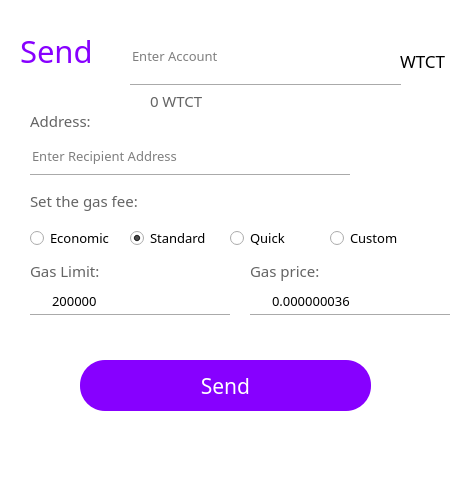
<?xml version="1.0" encoding="UTF-8"?>
<ui version="4.0">
 <class>SendForm</class>
 <widget class="QWidget" name="SendForm">
  <property name="geometry">
   <rect>
    <x>0</x>
    <y>0</y>
    <width>467</width>
    <height>489</height>
   </rect>
  </property>
  <property name="windowTitle">
   <string>Form</string>
  </property>
  <property name="styleSheet">
   <string notr="true">background-color: rgb(255, 255, 255);</string>
  </property>
  <widget class="QLineEdit" name="lineEdit_6">
   <property name="geometry">
    <rect>
     <x>130</x>
     <y>40</y>
     <width>261</width>
     <height>31</height>
    </rect>
   </property>
   <property name="font">
    <font>
     <family>微软雅黑</family>
     <pointsize>10</pointsize>
    </font>
   </property>
   <property name="toolTip">
    <string/>
   </property>
   <property name="statusTip">
    <string/>
   </property>
   <property name="whatsThis">
    <string/>
   </property>
   <property name="accessibleName">
    <string/>
   </property>
   <property name="accessibleDescription">
    <string/>
   </property>
   <property name="styleSheet">
    <string notr="true">
QLineEdit[echoMode=&quot;2&quot;] {
    lineedit-password-character:42;
}
</string>
   </property>
   <property name="frame">
    <bool>false</bool>
   </property>
   <property name="echoMode">
    <enum>QLineEdit::Normal</enum>
   </property>
   <property name="placeholderText">
    <string>Enter Account</string>
   </property>
  </widget>
  <widget class="QPushButton" name="closeenterpsw">
   <property name="geometry">
    <rect>
     <x>430</x>
     <y>0</y>
     <width>41</width>
     <height>31</height>
    </rect>
   </property>
   <property name="focusPolicy">
    <enum>Qt::NoFocus</enum>
   </property>
   <property name="styleSheet">
    <string notr="true">border:0px;</string>
   </property>
   <property name="text">
    <string/>
   </property>
   <property name="icon">
    <iconset resource="pic.qrc">
     <normaloff>:/pic/close.png</normaloff>:/pic/close.png</iconset>
   </property>
   <property name="flat">
    <bool>true</bool>
   </property>
  </widget>
  <widget class="QLabel" name="label_15">
   <property name="geometry">
    <rect>
     <x>20</x>
     <y>30</y>
     <width>81</width>
     <height>41</height>
    </rect>
   </property>
   <property name="font">
    <font>
     <family>微软雅黑</family>
     <pointsize>23</pointsize>
     <weight>50</weight>
     <bold>false</bold>
    </font>
   </property>
   <property name="styleSheet">
    <string notr="true">color: rgb(135, 0, 255);</string>
   </property>
   <property name="text">
    <string>Send</string>
   </property>
  </widget>
  <widget class="Line" name="line_38">
   <property name="geometry">
    <rect>
     <x>130</x>
     <y>80</y>
     <width>271</width>
     <height>10</height>
    </rect>
   </property>
   <property name="orientation">
    <enum>Qt::Horizontal</enum>
   </property>
  </widget>
  <widget class="QLabel" name="label_7">
   <property name="geometry">
    <rect>
     <x>400</x>
     <y>50</y>
     <width>51</width>
     <height>21</height>
    </rect>
   </property>
   <property name="font">
    <font>
     <family>微软雅黑</family>
     <pointsize>13</pointsize>
    </font>
   </property>
   <property name="text">
    <string>WTCT</string>
   </property>
  </widget>
  <widget class="QPushButton" name="pushButton_9">
   <property name="geometry">
    <rect>
     <x>80</x>
     <y>360</y>
     <width>291</width>
     <height>51</height>
    </rect>
   </property>
   <property name="font">
    <font>
     <family>微软雅黑</family>
     <pointsize>16</pointsize>
    </font>
   </property>
   <property name="cursor">
    <cursorShape>PointingHandCursor</cursorShape>
   </property>
   <property name="focusPolicy">
    <enum>Qt::NoFocus</enum>
   </property>
   <property name="styleSheet">
    <string notr="true">background-color: rgb(135, 0, 255);
color: rgb(255, 255, 255);
border-radius:25px;</string>
   </property>
   <property name="text">
    <string>Send</string>
   </property>
   <property name="flat">
    <bool>true</bool>
   </property>
  </widget>
  <widget class="Line" name="line_39">
   <property name="geometry">
    <rect>
     <x>30</x>
     <y>310</y>
     <width>200</width>
     <height>10</height>
    </rect>
   </property>
   <property name="orientation">
    <enum>Qt::Horizontal</enum>
   </property>
  </widget>
  <widget class="Line" name="line_40">
   <property name="geometry">
    <rect>
     <x>250</x>
     <y>310</y>
     <width>200</width>
     <height>10</height>
    </rect>
   </property>
   <property name="orientation">
    <enum>Qt::Horizontal</enum>
   </property>
  </widget>
  <widget class="Line" name="line_41">
   <property name="geometry">
    <rect>
     <x>30</x>
     <y>170</y>
     <width>320</width>
     <height>10</height>
    </rect>
   </property>
   <property name="orientation">
    <enum>Qt::Horizontal</enum>
   </property>
  </widget>
  <widget class="QPushButton" name="pushButton_34">
   <property name="geometry">
    <rect>
     <x>360</x>
     <y>130</y>
     <width>41</width>
     <height>41</height>
    </rect>
   </property>
   <property name="cursor">
    <cursorShape>PointingHandCursor</cursorShape>
   </property>
   <property name="focusPolicy">
    <enum>Qt::NoFocus</enum>
   </property>
   <property name="autoFillBackground">
    <bool>false</bool>
   </property>
   <property name="styleSheet">
    <string notr="true">border:0px;</string>
   </property>
   <property name="text">
    <string/>
   </property>
   <property name="icon">
    <iconset resource="pic.qrc">
     <normaloff>:/pic/7.png</normaloff>:/pic/7.png</iconset>
   </property>
   <property name="iconSize">
    <size>
     <width>77</width>
     <height>77</height>
    </size>
   </property>
   <property name="autoDefault">
    <bool>false</bool>
   </property>
   <property name="flat">
    <bool>true</bool>
   </property>
  </widget>
  <widget class="QPushButton" name="pushButton_36">
   <property name="geometry">
    <rect>
     <x>400</x>
     <y>130</y>
     <width>41</width>
     <height>41</height>
    </rect>
   </property>
   <property name="cursor">
    <cursorShape>PointingHandCursor</cursorShape>
   </property>
   <property name="focusPolicy">
    <enum>Qt::NoFocus</enum>
   </property>
   <property name="autoFillBackground">
    <bool>false</bool>
   </property>
   <property name="text">
    <string/>
   </property>
   <property name="icon">
    <iconset resource="pic.qrc">
     <normaloff>:/pic/06.png</normaloff>:/pic/06.png</iconset>
   </property>
   <property name="iconSize">
    <size>
     <width>77</width>
     <height>77</height>
    </size>
   </property>
   <property name="autoDefault">
    <bool>false</bool>
   </property>
   <property name="flat">
    <bool>true</bool>
   </property>
  </widget>
  <widget class="QLabel" name="label_51">
   <property name="geometry">
    <rect>
     <x>30</x>
     <y>110</y>
     <width>71</width>
     <height>21</height>
    </rect>
   </property>
   <property name="font">
    <font>
     <family>微软雅黑</family>
     <pointsize>11</pointsize>
    </font>
   </property>
   <property name="styleSheet">
    <string notr="true">color: rgb(100, 100, 100);</string>
   </property>
   <property name="text">
    <string>Address:</string>
   </property>
  </widget>
  <widget class="QLabel" name="label_52">
   <property name="geometry">
    <rect>
     <x>150</x>
     <y>90</y>
     <width>161</width>
     <height>21</height>
    </rect>
   </property>
   <property name="font">
    <font>
     <family>微软雅黑</family>
     <pointsize>11</pointsize>
    </font>
   </property>
   <property name="styleSheet">
    <string notr="true">color: rgb(100, 100, 100);</string>
   </property>
   <property name="text">
    <string>0 WTCT</string>
   </property>
  </widget>
  <widget class="QLineEdit" name="lineEdit_7">
   <property name="geometry">
    <rect>
     <x>30</x>
     <y>140</y>
     <width>321</width>
     <height>31</height>
    </rect>
   </property>
   <property name="font">
    <font>
     <family>微软雅黑</family>
     <pointsize>10</pointsize>
    </font>
   </property>
   <property name="toolTip">
    <string/>
   </property>
   <property name="statusTip">
    <string/>
   </property>
   <property name="whatsThis">
    <string/>
   </property>
   <property name="accessibleName">
    <string/>
   </property>
   <property name="accessibleDescription">
    <string/>
   </property>
   <property name="styleSheet">
    <string notr="true">
QLineEdit[echoMode=&quot;2&quot;] {
    lineedit-password-character:42;
}
</string>
   </property>
   <property name="frame">
    <bool>false</bool>
   </property>
   <property name="echoMode">
    <enum>QLineEdit::Normal</enum>
   </property>
   <property name="placeholderText">
    <string>Enter Recipient Address</string>
   </property>
  </widget>
  <widget class="QLabel" name="label_53">
   <property name="geometry">
    <rect>
     <x>30</x>
     <y>190</y>
     <width>141</width>
     <height>21</height>
    </rect>
   </property>
   <property name="font">
    <font>
     <family>微软雅黑</family>
     <pointsize>11</pointsize>
    </font>
   </property>
   <property name="styleSheet">
    <string notr="true">color: rgb(100, 100, 100);</string>
   </property>
   <property name="text">
    <string>Set the gas fee:</string>
   </property>
  </widget>
  <widget class="QRadioButton" name="radioButton">
   <property name="geometry">
    <rect>
     <x>30</x>
     <y>230</y>
     <width>89</width>
     <height>16</height>
    </rect>
   </property>
   <property name="font">
    <font>
     <family>微软雅黑</family>
     <pointsize>10</pointsize>
    </font>
   </property>
   <property name="focusPolicy">
    <enum>Qt::NoFocus</enum>
   </property>
   <property name="styleSheet">
    <string notr="true">border:0px;</string>
   </property>
   <property name="text">
    <string>Economic</string>
   </property>
  </widget>
  <widget class="QRadioButton" name="radioButton_2">
   <property name="geometry">
    <rect>
     <x>130</x>
     <y>230</y>
     <width>89</width>
     <height>16</height>
    </rect>
   </property>
   <property name="font">
    <font>
     <family>微软雅黑</family>
     <pointsize>10</pointsize>
    </font>
   </property>
   <property name="focusPolicy">
    <enum>Qt::NoFocus</enum>
   </property>
   <property name="styleSheet">
    <string notr="true">border:0px;</string>
   </property>
   <property name="text">
    <string>Standard</string>
   </property>
   <property name="checked">
    <bool>true</bool>
   </property>
  </widget>
  <widget class="QRadioButton" name="radioButton_3">
   <property name="geometry">
    <rect>
     <x>230</x>
     <y>230</y>
     <width>89</width>
     <height>16</height>
    </rect>
   </property>
   <property name="font">
    <font>
     <family>微软雅黑</family>
     <pointsize>10</pointsize>
    </font>
   </property>
   <property name="focusPolicy">
    <enum>Qt::NoFocus</enum>
   </property>
   <property name="styleSheet">
    <string notr="true">border:0px;</string>
   </property>
   <property name="text">
    <string>Quick</string>
   </property>
  </widget>
  <widget class="QRadioButton" name="radioButton_4">
   <property name="geometry">
    <rect>
     <x>330</x>
     <y>230</y>
     <width>89</width>
     <height>16</height>
    </rect>
   </property>
   <property name="font">
    <font>
     <family>微软雅黑</family>
     <pointsize>10</pointsize>
    </font>
   </property>
   <property name="focusPolicy">
    <enum>Qt::NoFocus</enum>
   </property>
   <property name="styleSheet">
    <string notr="true">border:0px;</string>
   </property>
   <property name="text">
    <string>Custom</string>
   </property>
  </widget>
  <widget class="QLabel" name="label_54">
   <property name="geometry">
    <rect>
     <x>30</x>
     <y>260</y>
     <width>81</width>
     <height>21</height>
    </rect>
   </property>
   <property name="font">
    <font>
     <family>微软雅黑</family>
     <pointsize>11</pointsize>
    </font>
   </property>
   <property name="styleSheet">
    <string notr="true">color: rgb(100, 100, 100);</string>
   </property>
   <property name="text">
    <string>Gas Limit:</string>
   </property>
  </widget>
  <widget class="QLabel" name="label_55">
   <property name="geometry">
    <rect>
     <x>250</x>
     <y>260</y>
     <width>81</width>
     <height>21</height>
    </rect>
   </property>
   <property name="font">
    <font>
     <family>微软雅黑</family>
     <pointsize>11</pointsize>
    </font>
   </property>
   <property name="styleSheet">
    <string notr="true">color: rgb(100, 100, 100);</string>
   </property>
   <property name="text">
    <string>Gas price:</string>
   </property>
  </widget>
  <widget class="QLineEdit" name="lineEdit_8">
   <property name="geometry">
    <rect>
     <x>50</x>
     <y>290</y>
     <width>161</width>
     <height>21</height>
    </rect>
   </property>
   <property name="font">
    <font>
     <family>微软雅黑</family>
     <pointsize>10</pointsize>
    </font>
   </property>
   <property name="toolTip">
    <string/>
   </property>
   <property name="statusTip">
    <string/>
   </property>
   <property name="whatsThis">
    <string/>
   </property>
   <property name="accessibleName">
    <string/>
   </property>
   <property name="accessibleDescription">
    <string/>
   </property>
   <property name="styleSheet">
    <string notr="true">
QLineEdit[echoMode=&quot;2&quot;] {
    lineedit-password-character:42;
}
</string>
   </property>
   <property name="text">
    <string>200000</string>
   </property>
   <property name="frame">
    <bool>false</bool>
   </property>
   <property name="echoMode">
    <enum>QLineEdit::Normal</enum>
   </property>
  </widget>
  <widget class="QLineEdit" name="lineEdit_9">
   <property name="geometry">
    <rect>
     <x>270</x>
     <y>290</y>
     <width>161</width>
     <height>21</height>
    </rect>
   </property>
   <property name="font">
    <font>
     <family>微软雅黑</family>
     <pointsize>10</pointsize>
    </font>
   </property>
   <property name="toolTip">
    <string/>
   </property>
   <property name="statusTip">
    <string/>
   </property>
   <property name="whatsThis">
    <string/>
   </property>
   <property name="accessibleName">
    <string/>
   </property>
   <property name="accessibleDescription">
    <string/>
   </property>
   <property name="styleSheet">
    <string notr="true">
QLineEdit[echoMode=&quot;2&quot;] {
    lineedit-password-character:42;
}
</string>
   </property>
   <property name="text">
    <string>0.000000036</string>
   </property>
   <property name="frame">
    <bool>false</bool>
   </property>
   <property name="echoMode">
    <enum>QLineEdit::Normal</enum>
   </property>
  </widget>
 </widget>
 <resources>
  <include location="pic.qrc"/>
 </resources>
 <connections/>
</ui>
